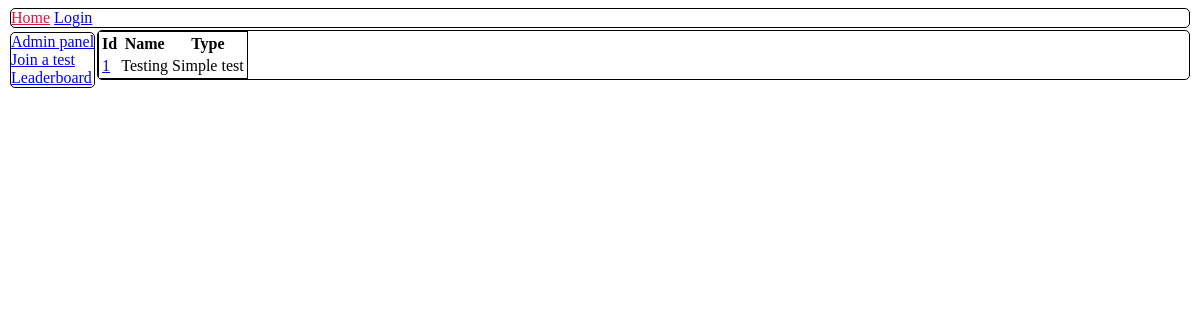
/play, run on an earlier commit of the app's database.
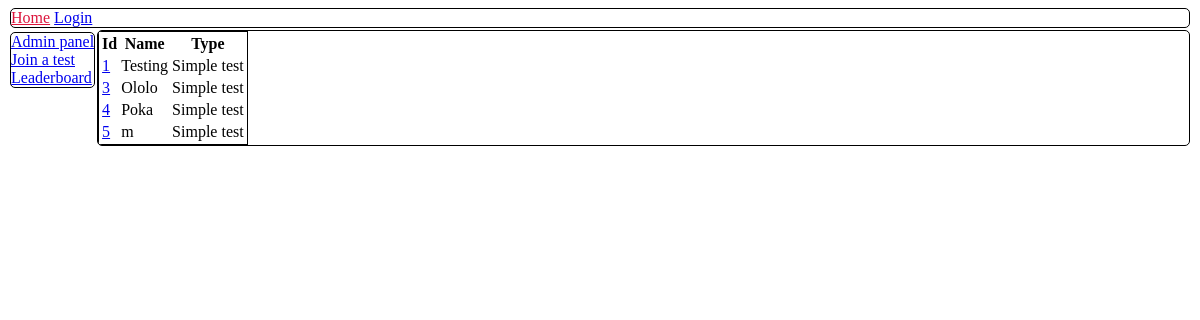
And on a later commit of the database.
### orm.py (models this page shows)
class BaseModel(Model):
    class Meta:
        database = db

class Test(BaseModel):
    name = TextField()
    type = IntegerField()

### app.py (the view)
@app.route('/play')
def play_test():
    with db.atomic():
        results = Test.select()
    return render_template('tests_page.html', results=results, types=TYPES)

### app.py (called while the page is built)
@app.before_request
def before_request():
    db.connect()

@app.after_request
def after_request(response):
    db.close()
    return response

### templates/tests_page.html
{% extends "base.html" %}
{% block content %}
    <table>
        <tr>
            <th> Id </th>
            <th> Name </th>
            <th> Type </th>
        </tr>
        {% for i in results %}
            <tr>
                <td><a href="/play/{{ i.id }}">{{ i.id }}</a></td>
                <td>{{ i.name }}</td>
                <td>{{ types[i.type] }}</td>
            </tr>
        {% endfor %}
    </table>
{% endblock %}

### templates/base.html (shortened to what this page needs)
<!DOCTYPE html>
<html lang="en">
<head>
    {% block head %}
        <link rel="stylesheet" href="{{ url_for('static', filename='style.css') }}" />
        <link rel="stylesheet" href="{{ url_for('static', filename='jqui/jquery-ui.min.css') }}" />
    {% endblock %}
</head>
<body>
<div id="header">
    {% block header %}
        <a href="{{ url_for('home_page') }}" id="logo" class="left">Home</a>
        {% if 'user' in session %}
            <a href="{{ url_for('admin_panel') }}">Admin panel</a>
            <a href="{{ url_for('logout') }}"> Logout </a>
        {% else %}
            <a href="{{ url_for('login_placeholder') }}"> Login </a>
        {% endif %}
    {% endblock %}
</div>
<div id="sidebar">
    {% block sidebar %}
        <ul>
            <li><a href="{{ url_for('admin_panel') }}"> Admin panel </a></li>
            <li><a href="{{ url_for('play_test') }}"> Join a test </a></li>
            <li><a href="{{ url_for('leaderboard') }}"> Leaderboard </a></li>
        </ul>
    {% endblock %}
</div>
<div id="content">
    {% block content %}
    {% endblock %}
</div>
</body>
</html>

### static/style.css (style rules this page uses)
#header { border-style: solid; border-width: 1px; border-radius: 5px; margin: 2px; overflow: auto; float: top; }
#sidebar { border-style: solid; border-width: 1px; border-radius: 5px; margin: 2px; overflow: auto; float: left; }
#content { border-style: solid; border-width: 1px; border-radius: 5px; margin: 2px; overflow: auto; }
#header > a#logo { color: crimson; }
#sidebar > ul { margin: 0; padding: 0; }
table { border: solid black 1px; }

What changed in the data, as far as the page shows it:
added Test: id "3", name "Ololo", type "Simple test"
added Test: id "4", name "Poka", type "Simple test"
added Test: id "5", name "m", type "Simple test"
